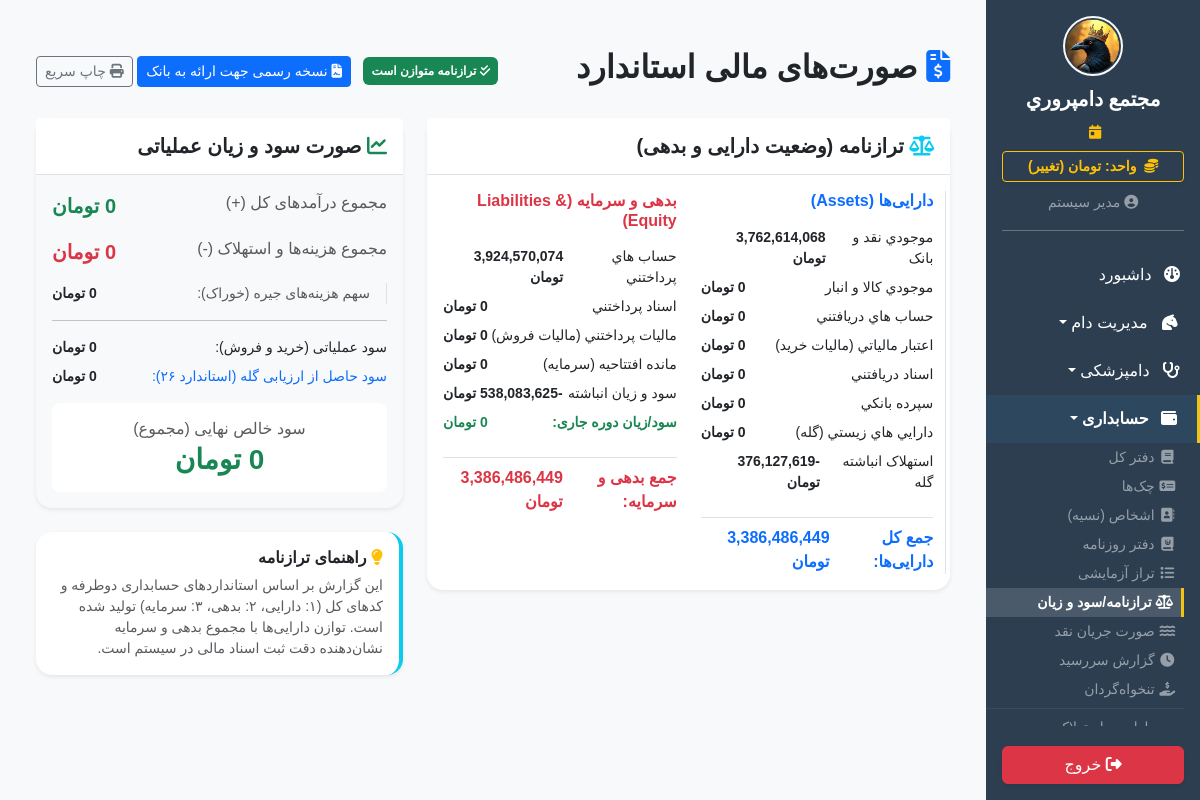
The page /finance/statements (signed in) on the database as committed earlier.
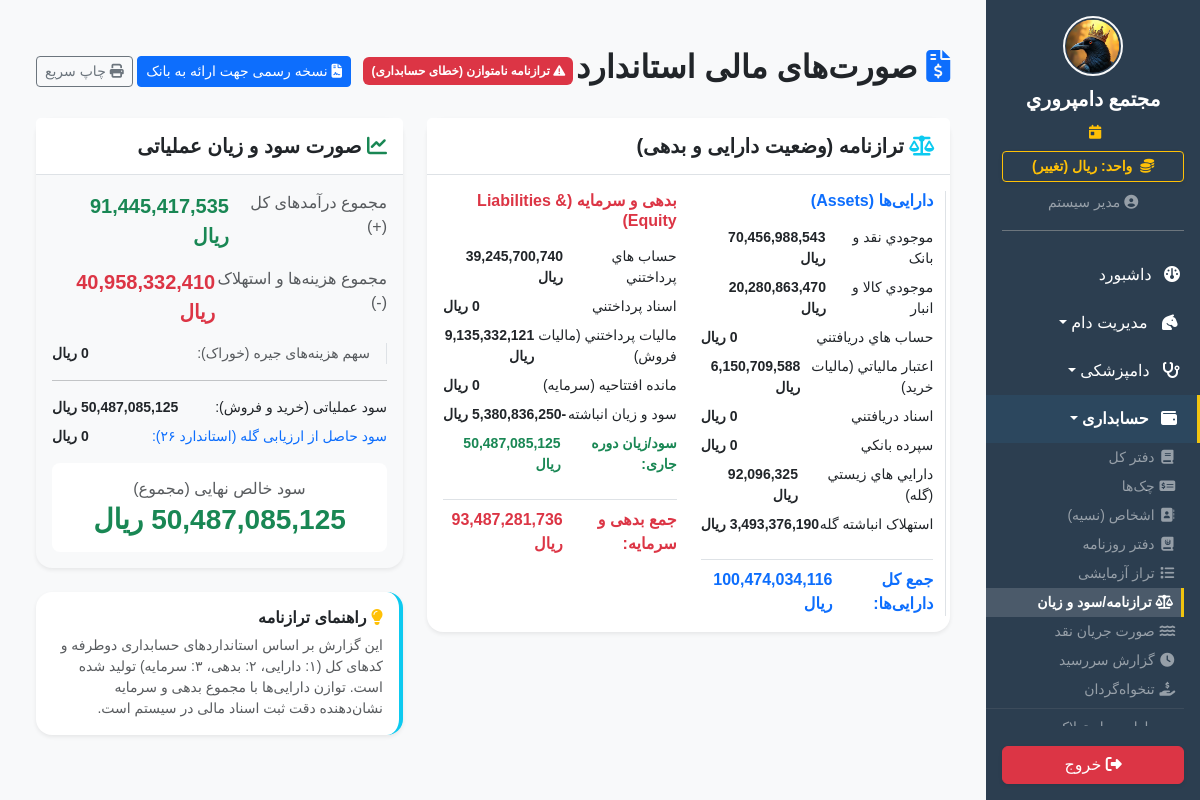
The same page on the database as committed later.
### app/models.py (models this page shows)
class SystemSetting(db.Model):
    id = db.Column(db.Integer, primary_key=True)
    key = db.Column(db.String(50), unique=True, nullable=False)
    value = db.Column(db.String(255), nullable=False)
    description = db.Column(db.String(255), nullable=True)

class Account(db.Model):
    id = db.Column(db.Integer, primary_key=True)
    code = db.Column(db.String(20), unique=True, nullable=False) # مثلا: 1101 (موجودی نقد)
    name = db.Column(db.String(100), nullable=False)
    account_type_id = db.Column(db.Integer, db.ForeignKey('account_type.id'), nullable=False)
    parent_id = db.Column(db.Integer, db.ForeignKey('account.id'), nullable=True) # برای حساب های زیرمجموعه
    type = db.relationship('AccountType', backref='accounts')
    children = db.relationship('Account', backref=db.backref('parent', remote_side=[id]))

### app/blueprints/finance.py (the view, shortened to what this page needs)
@finance_bp.route('/statements')
@login_required
@permission_required('can_view_finance')
def statements():
    from app.models import Account, JournalEntryLine, JournalEntry
    from sqlalchemy import func
    accounts = Account.query.all()
    balances = {}
    total_assets = Decimal('0')
    total_liabilities = Decimal('0')
    total_equity = Decimal('0')
    total_revenue = Decimal('0')
    total_expense = Decimal('0')
    for acc in accounts:
        raw_d = db.session.query(func.sum(JournalEntryLine.debit)).filter_by(account_id=acc.id).scalar()
        raw_c = db.session.query(func.sum(JournalEntryLine.credit)).filter_by(account_id=acc.id).scalar()
        debits = Decimal(str(raw_d)) if raw_d is not None else Decimal('0')
        credits = Decimal(str(raw_c)) if raw_c is not None else Decimal('0')
        if acc.type.nature == 'بدهکار':
            bal = debits - credits
        else:
            bal = credits - debits
        balances[acc.code] = {'name': acc.name, 'balance': bal, 'type': acc.type.name}
        if acc.code.startswith('1'): total_assets += bal
        elif acc.code.startswith('2'): total_liabilities += bal
        elif acc.code.startswith('3'): total_equity += bal
        elif acc.code.startswith('4'): total_revenue += bal
        elif acc.code.startswith('5'): total_expense += bal
    net_income = total_revenue - total_expense
    def _dec(query):
        raw = query.scalar()
        return Decimal(str(raw)) if raw is not None else Decimal('0')
    valuation_gain = _dec(db.session.query(func.sum(JournalEntryLine.credit)).join(JournalEntry).join(Account).filter(
        Account.code == '4101', JournalEntry.description.ilike('%تعدیل ارزش منصفانه گله%')))
    valuation_loss = _dec(db.session.query(func.sum(JournalEntryLine.debit)).join(JournalEntry).join(Account).filter(
        Account.code == '5101', JournalEntry.description.ilike('%تعدیل ارزش منصفانه گله%')))
    net_valuation_profit = valuation_gain - valuation_loss
    operational_profit = net_income - net_valuation_profit
    feed_costs_total = _dec(db.session.query(func.sum(JournalEntryLine.debit)).join(JournalEntry).join(Account).filter(
        Account.code == '5101', JournalEntry.description.ilike('%مصرف خوراک%')))
    salary_acc = Account.query.filter_by(code='2101').first()
    salary_breakdown = []
    total_equity_with_income = total_equity + net_income
    is_balanced = total_assets == total_liabilities + total_equity_with_income
    return render_template('finance/statements.html',
                           balances=balances,
                           total_assets=total_assets,
                           total_liabilities=total_liabilities,
                           total_equity=total_equity_with_income,
                           net_income=net_income,
                           feed_costs_total=feed_costs_total,
                           net_valuation_profit=net_valuation_profit,
                           operational_profit=operational_profit,
                           total_revenue=total_revenue,
                           total_expense=total_expense,
                           salary_breakdown=salary_breakdown,
                           is_balanced=is_balanced)

### app/__init__.py (called while the page is built)
def get_system_setting(key, default):
    from app.models import SystemSetting
    s = SystemSetting.query.filter_by(key=key).first()
    return s.value if s else default

### app/blueprints/dashboard.py (called while the page is built)
@dashboard_bp.app_context_processor
def inject_settings():
    try:
        all_settings = {s.key: s.value for s in SystemSetting.query.all()}
    except:
        all_settings = {}
    return dict(system_settings=all_settings)

### app/blueprints/finance.py (called while the page is built)
def permission_required(permission_name):
    def decorator(f):
        @wraps(f)
        def decorated_function(*args, **kwargs):
            if not current_user.is_authenticated:
                return redirect(url_for('auth.login'))
            if not getattr(current_user, permission_name, False) and current_user.role != 'مدیر':
                flash('شما دسترسی لازم برای مشاهده این بخش را ندارید.', 'danger')
                return redirect(url_for('dashboard.index'))
            return f(*args, **kwargs)
        return decorated_function
    return decorator

### app/templates/finance/statements.html (shortened to what the changed rows need)
{% extends 'base.html' %}
{% block content %}
<div class="container-fluid py-4" dir="rtl">
    <div class="d-flex justify-content-between align-items-center mb-4">
        <h2 class="fw-bold text-dark"><i class="fa-solid fa-file-invoice-dollar text-primary"></i> صورت‌های مالی استاندارد</h2>
        <div>
            {% if is_balanced %}
                <span class="badge bg-success p-2"><i class="fa-solid fa-check-double"></i> ترازنامه متوازن است</span>
            {% else %}
                <span class="badge bg-danger p-2"><i class="fa-solid fa-triangle-exclamation"></i> ترازنامه نامتوازن (خطای حسابداری)</span>
            {% endif %}
            <a href="{{ url_for('finance.official_balance_sheet') }}" target="_blank" class="btn btn-primary btn-sm ms-2"><i class="fa-solid fa-file-contract"></i> نسخه رسمی جهت ارائه به بانک</a>
            <button onclick="window.print()" class="btn btn-outline-secondary btn-sm"><i class="fa-solid fa-print"></i> چاپ سریع</button>
        </div>
    </div>
    <div class="row g-4">
        <div class="col-lg-7">
            <div class="card border-0 shadow-sm rounded-4">
                <div class="card-body">
                    <div class="row">
                        <div class="col-md-6 border-start">
                            <ul class="list-group list-group-flush mb-3">
                                {% for code, data in balances.items() if code.startswith('1') %}
                                <div class="d-flex justify-content-between small mb-2">
                                    <span>{{ data.name }}</span>
                                    <span class="fw-bold text-dark">{{ data.balance|currency }}</span>
                                </div>
                                {% endfor %}
                            </ul>
                            <div class="d-flex justify-content-between border-top pt-2 fw-bold text-primary">
                                <span>جمع کل دارایی‌ها:</span>
                                <span>{{ total_assets|currency }}</span>
                            </div>
                        </div>
                        <div class="col-md-6">
                            <ul class="list-group list-group-flush mb-3">
                                {% for code, data in balances.items() if code.startswith('2') or code.startswith('3') %}
                                <div class="d-flex justify-content-between small mb-2">
                                    <span>{{ data.name }}</span>
                                    <span class="fw-bold text-dark">{{ data.balance|currency }}</span>
                                </div>
                                {% endfor %}
                                <div class="d-flex justify-content-between small mb-2 text-success fw-bold">
                                    <span>سود/زیان دوره جاری:</span>
                                    <span>{{ net_income|currency }}</span>
                                </div>
                            </ul>
                            <div class="d-flex justify-content-between border-top pt-2 fw-bold text-danger">
                                <span>جمع بدهی و سرمایه:</span>
                                <span>{{ (total_liabilities + total_equity)|currency }}</span>
                            </div>
                        </div>
                    </div>
                </div>
            </div>
        </div>
        <div class="col-lg-5">
            <div class="card border-0 shadow-sm rounded-4 bg-light">
                <div class="card-body">
                    <div class="d-flex justify-content-between mb-3">
                        <span class="text-muted">مجموع درآمدهای کل (+)</span>
                        <span class="fw-bold text-success fs-5">{{ total_revenue|currency }}</span>
                    </div>
                    <div class="d-flex justify-content-between mb-3">
                        <span class="text-muted">مجموع هزینه‌ها و استهلاک (-)</span>
                        <span class="fw-bold text-danger fs-5">{{ total_expense|currency }}</span>
                    </div>
                    <div class="d-flex justify-content-between mb-3 ps-3 border-start">
                        <span class="small text-muted">سهم هزینه‌های جیره (خوراک):</span>
                        <span class="small fw-bold text-dark">{{ feed_costs_total|currency }}</span>
                    </div>
                    <div class="d-flex justify-content-between mb-2 small">
                        <span class="text-dark">سود عملیاتی (خرید و فروش):</span>
                        <span class="fw-bold">{{ operational_profit|currency }}</span>
                    </div>
                    <div class="d-flex justify-content-between mb-3 small">
                        <span class="text-primary">سود حاصل از ارزیابی گله (استاندارد ۲۶):</span>
                        <span class="fw-bold">{{ net_valuation_profit|currency }}</span>
                    </div>
                    <div class="card bg-white border-0 p-3 rounded-3 text-center">
                        <h6 class="text-muted mb-1">سود خالص نهایی (مجموع)</h6>
                        <h3 class="fw-bold {% if net_income >= 0 %}text-success{% else %}text-danger{% endif %} mb-0">
                            {{ net_income|currency }}
                        </h3>
                    </div>
                </div>
            </div>
        </div>
    </div>
</div>
{% endblock %}

### app/templates/base.html (shortened to what the changed rows need)
<!DOCTYPE html>
<html lang="fa" dir="rtl">
<head>
    <link href="https://cdn.jsdelivr.net/gh/rastikerdar/vazirmatn@v33.003/Vazirmatn-font-face.css" rel="stylesheet">
    <link rel="stylesheet" href="https://unpkg.com/persian-datepicker@1.2.0/dist/css/persian-datepicker.min.css">
    <link rel="stylesheet" href="https://cdn.jsdelivr.net/npm/bootstrap@5.3.2/dist/css/bootstrap.rtl.min.css">
    <link rel="stylesheet" href="https://cdnjs.cloudflare.com/ajax/libs/font-awesome/6.4.2/css/all.min.css">
    <link rel="stylesheet" href="{{ url_for('static', filename='css/style.css') }}">
    <link href="https://cdn.jsdelivr.net/npm/select2@4.1.0-rc.0/dist/css/select2.min.css" rel="stylesheet" />
</head>
<body>
    <div class="d-flex" id="wrapper">
        <div class="sidebar-bg d-flex flex-column" id="sidebar-wrapper">
            <div class="px-3 mb-2">
                <a href="{{ url_for('dashboard.toggle_currency') }}" class="btn btn-sm btn-outline-warning w-100 fw-bold shadow-sm">
                    <i class="fa-solid fa-coins me-1"></i> واحد: {{ get_system_currency_from_settings() }} (تغییر)
                </a>
            </div>
        </div>
        <div id="page-content-wrapper" class="w-100 bg-light" style="overflow-x: hidden;">
            <div class="container-fluid p-4">{% block content %}{% endblock %}</div>
        </div>
    </div>
</body>
</html>

Rows that differ between the two databases and show on the page:
changed SystemSetting: value "تومان" → "ریال"; value "3,386,486,449 تومان" → "100,474,034,116 ریال"; value "0 تومان" → "50,487,085,125 ریال"; (total_liabilities+total_equity)|currency "3,386,486,449 تومان" → "93,487,281,736 ریال"; value "0 تومان" → "91,445,417,535 ریال"; value "0 تومان" → "40,958,332,410 ریال"; value "0 تومان" → "0 ریال"
changed through a linked row, Account "موجودي نقد و بانک": balance "3,762,614,068 تومان" → "70,456,988,543 ریال"
changed through a linked row, Account "موجودي کالا و انبار": balance "0 تومان" → "20,280,863,470 ریال"
changed through a linked row, Account "حساب هاي دريافتني": balance "0 تومان" → "0 ریال"
changed through a linked row, Account "اعتبار مالياتي (ماليات خريد)": balance "0 تومان" → "6,150,709,588 ریال"
changed through a linked row, Account "اسناد دريافتني": balance "0 تومان" → "0 ریال"
changed through a linked row, Account "سپرده بانکي": balance "0 تومان" → "0 ریال"
changed through a linked row, Account "دارايي هاي زيستي (گله)": balance "0 تومان" → "92,096,325 ریال"
changed Account "استهلاک انباشته گله": balance "-376,127,619 تومان" → "3,493,376,190 ریال"
changed through a linked row, Account "حساب هاي پرداختني": balance "3,924,570,074 تومان" → "39,245,700,740 ریال"
changed through a linked row, Account "اسناد پرداختني": balance "0 تومان" → "0 ریال"
changed through a linked row, Account "ماليات پرداختني (ماليات فروش)": balance "0 تومان" → "9,135,332,121 ریال"
changed through a linked row, Account "مانده افتتاحيه (سرمايه)": balance "0 تومان" → "0 ریال"
changed through a linked row, Account "سود و زيان انباشته": balance "-538,083,625 تومان" → "-5,380,836,250 ریال"
Other text that changed with them:
text no longer shown: "ترازنامه متوازن است"
text now shown: "ترازنامه نامتوازن (خطای حسابداری)"
